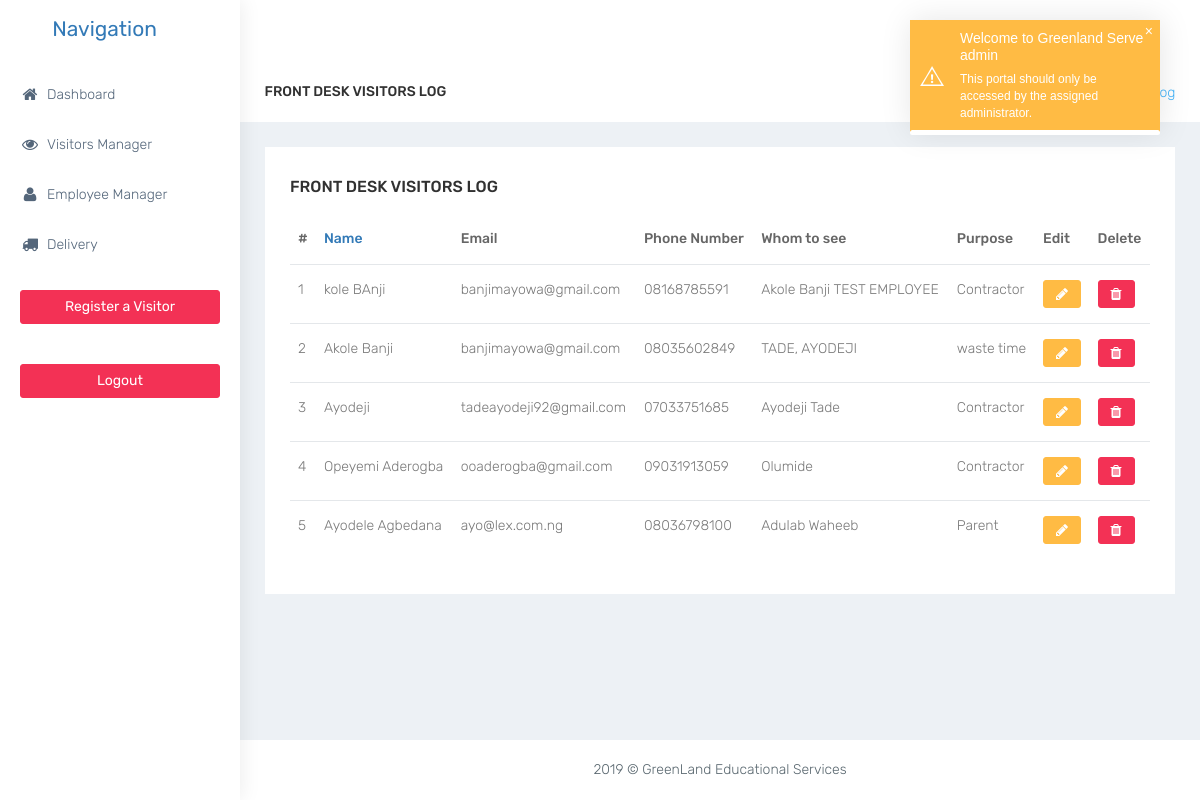
The app's page /admin/Front-Desk-Visitors-Log.php (signed in) with its own data.
### tables this page shows
CREATE TABLE `visitors` (
  `id` int(10) UNSIGNED NOT NULL,
  `name` varchar(225) DEFAULT NULL,
  `email` varchar(225) DEFAULT NULL,
  `company` varchar(225) DEFAULT NULL,
  `phone` varchar(225) DEFAULT NULL,
  `address` varchar(225) DEFAULT NULL,
  `purpose` text,
  `whom` varchar(225) DEFAULT NULL,
  `image` text,
  `status` varchar(225) DEFAULT NULL,
  `last_login` time DEFAULT NULL,
  `last_logout` time DEFAULT NULL,
  `last_login_date` date DEFAULT NULL,
  `last_logout_date` date DEFAULT NULL,
  `type` int(11) NOT NULL,
  `suspend_status` int(11) DEFAULT NULL
);

### admin/includes/function.php (called while the page is built, shortened)
<?php
function getSpecificData($dbconn,$table,$where,$value){
    $result = [];
  $stmt = $dbconn->prepare("SELECT * FROM $table WHERE $where = :tb ");
    $stmt->bindParam(":tb", $value);
    $stmt->execute();
    while($row = $stmt->fetch(PDO::FETCH_BOTH)){
      $result[] = $row;
    }
    return $result;
}

### admin/Front-Desk-Visitors-Log.php (the view, shortened to what this page needs)
<?php
include 'includes/db.php';
include 'includes/function.php';
include ("includes/header.php");
$pre_visitor = getSpecificData($conn,'visitors','type',1);
$dev = [];
for($var=1;  $var <= count($pre_visitor); $var++  ){
 $dev[$var] = $var;
}
$deb['num'] = $dev;
$newArray = array();
$i=1;
foreach($pre_visitor as $value){
  $newArray[$i] = $value;
  $newArray[$i]['sn'] = $deb["num"][$i];
  $i++;
}
$pre_visitor = $newArray;
?>
        <div id="page-wrapper">
            <div class="container-fluid">
                <div class="row bg-title">
                    <div class="col-lg-3 col-md-4 col-sm-4 col-xs-12">
                        <h4 class="page-title">Front Desk Visitors Log</h4> </div>
                    <div class="col-lg-9 col-sm-8 col-md-8 col-xs-12">
                        <ol class="breadcrumb">
                            <li><a href="#">Dashboard</a></li>
                            <li class="active">Front Desk Visitors Log</li>
                        </ol>
                    </div>
                </div>
                <div class="row">
                    <div class="col-sm-12">
                        <div class="white-box">
                            <h3 class="box-title">Front Desk Visitors Log</h3>
                            <div class="table-responsive">
                                <table class="table">
                                  <thead>
                                      <tr>
                                          <th>#</th>
                                          <th><a href="profile.php">Name</a></th>
                                          <th>Email</th>
                                          <th>Phone Number</th>
                                          <th>Whom to see</th>
                                          <th>Purpose</th>
                                          <th>Edit</th>
                                          <th>Delete</th>
                                      </tr>
                                  </thead>
                                  <tbody>
                                    <?php foreach ($pre_visitor as $key => $value) {
                                     ?>
                                      <tr>
                                          <td><?php echo $value['sn'] ?></td>
                                          <td><?php echo $value['name'] ?></td>
                                          <td><?php echo $value['email'] ?></td>
                                          <td><?php echo $value['phone'] ?></td>
                                          <td><?php echo $value['whom'] ?></td>
                                          <td><?php echo $value['purpose'] ?></td>
                                          <?php $urii = explode("/", $_SERVER['REQUEST_URI']);
                                            $retUrl = end($urii); ?>
                                          <td> <a href="profile.php?tdata=visitors&vdata=<?php echo $value['id'] ?>&ret=<?php echo $retUrl; ?>">  <i class="btn btn-warning fa fa-pencil" aria-hidden="true"></i></a></td>
                                             <td><a href="delete.php?tdata=visitors&vdata=<?php echo $value['id'] ?>&ret=<?php echo $retUrl ?>"><i class="btn btn-danger fa fa-trash" aria-hidden="true"></i></a></td>
                                             </tr>
                                    <?php } ?>
                                  </tbody>
                                </table>
                            </div>
                        </div>
                    </div>
                </div>
            </div>
<?php
include ("includes/footer.php");
?>

### admin/styles/css/colors/default.css (style rules this page uses)
body { background: #fff; }
.bg-title .breadcrumb .active { color: #41b3f9; }

### records on screen
visitors: sn "1", name "kole BAnji", email "banjimayowa@gmail.com", phone "08168785591", whom "Akole Banji TEST EMPLOYEE", purpose "Contractor"
visitors: sn "2", name "Akole Banji", email "banjimayowa@gmail.com", phone "08035602849", whom "TADE, AYODEJI", purpose "waste time"
visitors: sn "3", name "Ayodeji", email "tadeayodeji92@gmail.com", phone "07033751685", whom "Ayodeji Tade", purpose "Contractor"
visitors: sn "4", name "Opeyemi Aderogba", email "ooaderogba@gmail.com", phone "09031913059", whom "Olumide", purpose "Contractor"
visitors: sn "5", name "Ayodele Agbedana", email "ayo@lex.com.ng", phone "08036798100", whom "Adulab Waheeb", purpose "Parent"
